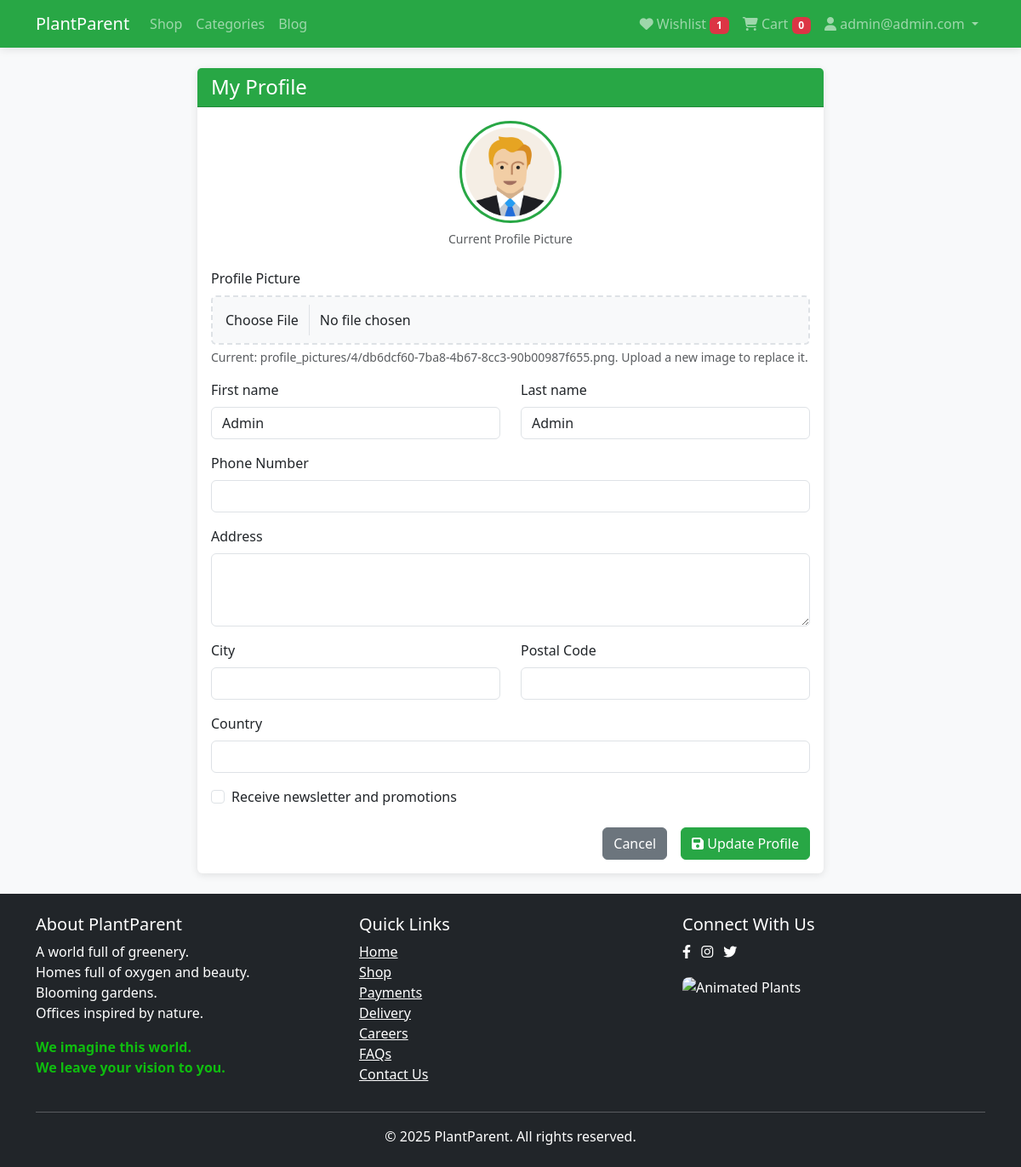
The app's page /accounts/profile/ (signed in) with its own data.
### accounts/models.py (models this page shows, shortened)
class User(AbstractUser):
    username = None
    email = models.EmailField(_('email address'), unique=True)
    phone = models.CharField(max_length=20, blank=True)
    address = models.TextField(blank=True)
    city = models.CharField(max_length=100, blank=True)
    postal_code = models.CharField(max_length=20, blank=True)
    country = models.CharField(max_length=100, blank=True)
    profile_picture = models.ImageField(
        upload_to=user_profile_picture_path,
        blank=True,
        null=True,
        validators=[validate_image_size, validate_image_format],
        help_text=_('Upload a profile picture (max 1MB, formats: JPG, PNG, GIF)')
    )
    receive_newsletter = models.BooleanField(default=False)
    USERNAME_FIELD = 'email'
    REQUIRED_FIELDS = []
    objects = UserManager()
    class Meta:
        permissions = [
            ("can_publish_post", "Can publish blog posts without approval"),
            ("can_edit_all_posts", "Can edit any blog post (not just own)"),
        ]
    class Meta:
        verbose_name = 'User'
        verbose_name_plural = 'Users'

### wishlist/models.py (models this page shows, shortened)
class Wishlist(models.Model):
    user = models.OneToOneField(
        settings.AUTH_USER_MODEL,
        on_delete=models.CASCADE,
        related_name='wishlist'
    )
    created_at = models.DateTimeField(auto_now_add=True)
    updated_at = models.DateTimeField(auto_now=True)

### cart/models.py (models this page shows, shortened)
class Cart(models.Model):
    user = models.OneToOneField(
        settings.AUTH_USER_MODEL,
        on_delete=models.CASCADE,
        related_name='cart'
    )
    created_at = models.DateTimeField(auto_now_add=True)
    updated_at = models.DateTimeField(auto_now=True)
    @property
    def total_quantity(self):
        print(sum(item.quantity for item in self.items.all()))
        return sum(item.quantity for item in self.items.all())

### accounts/views.py (the view)
# urls.py: path('profile/', views.profile_update, name='profile'),
@login_required
def profile_update(request):
    if request.method == 'POST':
        form = UserProfileForm(
            request.POST,
            request.FILES,
            instance=request.user
        )
        if form.is_valid():
            form.save()
            messages.success(request, 'Your profile has been updated successfully!')
            return redirect('accounts:profile')
        else:
            messages.error(request, 'Please correct the errors below.')
    else:
        form = UserProfileForm(instance=request.user)
    return render(request, 'accounts/profile.html', {'form': form})

### plantparent/context_processors.py (called while the page is built)
def cart_context(request):
    context = {}
    if request.user.is_authenticated:
        cart = Cart.objects.filter(user=request.user).first()
        context['cart'] = cart
    return context

def wishlist_context(request):
    context = {}
    if request.user.is_authenticated:
        wishlist, created = Wishlist.objects.get_or_create(user=request.user)
        context['wishlist'] = wishlist
    return context

### templates/accounts/profile.html (shortened to what this page needs)
{% extends 'base.html' %}
{% load crispy_forms_tags %}
{% block content %}
<div class="row">
    <div class="col-md-8 mx-auto">
        <div class="card">
            <div class="card-header bg-success text-white">
                <h4 class="mb-0">My Profile</h4>
            </div>
            <div class="card-body">
                {% if user.profile_picture %}
                <div class="text-center mb-4">
                    <img src="{{ user.profile_picture.url }}"
                         alt="Current Profile Picture"
                         class="img-thumbnail rounded-circle"
                         style="width: 120px; height: 120px; object-fit: cover;">
                    <p class="text-muted mt-2 small">Current Profile Picture</p>
                </div>
                {% endif %}
                <form method="post" enctype="multipart/form-data">
                    <div class="mb-3">
                        <label for="{{ form.profile_picture.id_for_label }}" class="form-label">
                            {{ form.profile_picture.label }}
                        </label>
                        {{ form.profile_picture }}
                        {% if form.profile_picture.help_text %}
                            <div class="form-text">{{ form.profile_picture.help_text }}</div>
                        {% endif %}
                    </div>
                    <div class="row">
                        <div class="col-md-6">
                            {{ form.first_name|as_crispy_field }}
                        </div>
                        <div class="col-md-6">
                            {{ form.last_name|as_crispy_field }}
                        </div>
                    </div>
                    {{ form.phone|as_crispy_field }}
                    {{ form.address|as_crispy_field }}
                    <div class="row">
                        <div class="col-md-6">
                            {{ form.city|as_crispy_field }}
                        </div>
                        <div class="col-md-6">
                            {{ form.postal_code|as_crispy_field }}
                        </div>
                    </div>
                    {{ form.country|as_crispy_field }}
                    {{ form.receive_newsletter|as_crispy_field }}
                    <div class="d-grid gap-2 d-md-flex justify-content-md-end mt-4">
                        <a href="{% url 'accounts:profile' %}" class="btn btn-secondary me-md-2">Cancel</a>
                        <button type="submit" class="btn btn-success">
                            <i class="fas fa-save"></i> Update Profile
                        </button>
                    </div>
                </form>
            </div>
        </div>
    </div>
</div>
{% endblock %}

### templates/base.html (shortened to what this page needs)
<!DOCTYPE html>
<html lang="en">
<head>
    <link href="https://cdnjs.cloudflare.com/ajax/libs/font-awesome/6.4.0/css/all.min.css" rel="stylesheet">
    <link rel="stylesheet" href="https://cdnjs.cloudflare.com/ajax/libs/animate.css/4.1.1/animate.min.css" />
    <link href="https://cdn.jsdelivr.net/npm/bootstrap@5.3.0/dist/css/bootstrap.min.css" rel="stylesheet">
    <link rel="stylesheet" href="https://cdnjs.cloudflare.com/ajax/libs/font-awesome/6.4.0/css/all.min.css">
</head>
<body>
    <nav class="navbar navbar-expand-lg navbar-dark bg-success">
        <div class="container">
            <a class="navbar-brand" href="{% url 'products:home' %}">PlantParent</a>
            <div class="collapse navbar-collapse" id="navbarNav">
                <ul class="navbar-nav me-auto">
                    <li class="nav-item">
                        <a class="nav-link" href="{% url 'products:list' %}">Shop</a>
                    </li>
                    <li class="nav-item">
                        <a class="nav-link" href="{% url 'products:categories' %}">Categories</a>
                    </li>
                    <li class="nav-item">
                        <a class="nav-link" href="{% url 'blog:post_list' %}">Blog</a>
                    </li>
                </ul>
                <ul class="navbar-nav">
                    <li class="nav-item">
                        <a class="nav-link" href="{% url 'wishlist:view' %}">
                            <i class="fas fa-heart"></i> Wishlist
                            <span class="badge bg-danger" id="wishlist-count">
                                {% if request.user.is_authenticated %}{{ request.user.wishlist.items.count }}{% else %}0{% endif %}
                            </span>
                        </a>
                    </li>
                    <li class="nav-item">
                        <a class="nav-link" href="{% url 'cart:view' %}">
                            <i class="fas fa-shopping-cart"></i> Cart
                            <span class="badge bg-danger" id="cart-count">
                                {% if cart %}{{ cart.total_quantity }}{% else %}0{% endif %}
                            </span>
                        </a>
                    </li>
                    {% if user.is_authenticated %}
                    <li class="nav-item dropdown">
                        <a class="nav-link dropdown-toggle" href="#" id="navbarDropdown" role="button" data-bs-toggle="dropdown">
                            <i class="fas fa-user"></i> {{ user.email }}
                        </a>
                    </li>
                    {% endif %}
                </ul>
            </div>
        </div>
    </nav>
    <main class="container my-4">
        {% block content %}{% endblock %}
    </main>
    <footer class="bg-dark text-white py-4 mt-0">
        <div class="container">
            <div class="row">
                <div class="col-md-4">
                    <h5>About PlantParent</h5>
                    <p>A world full of greenery. <br>
                       Homes full of oxygen and beauty. <br>
                       Blooming gardens. <br>
                       Offices inspired by nature. <br></p>
                    <p style="color: #0fbd0f;">
                        <b>We imagine this world.</b><br>
                        <b>We leave your vision to you.</b>
                    </p>
                </div>
                <div class="col-md-4">
                    <h5>Quick Links</h5>
                    <ul class="list-unstyled">
                        <li><a href="{% url 'products:home' %}" class="text-white">Home</a></li>
                        <li><a href="{% url 'products:list' %}" class="text-white">Shop</a></li>
                        <li><a href="#" class="text-white">Payments</a></li>
                        <li><a href="#" class="text-white">Delivery</a></li>
                        <li><a href="#" class="text-white">Careers</a></li>
                        <li><a href="#" class="text-white">FAQs</a></li>
                        <li><a href="#" class="text-white">Contact Us</a></li>
                    </ul>
                </div>
                <div class="col-md-4" >
                    <h5>Connect With Us</h5>
                    <a href="#" class="text-white me-2"><i class="fab fa-facebook-f"></i></a>
                    <a href="#" class="text-white me-2"><i class="fab fa-instagram"></i></a>
                    <a href="#" class="text-white me-2"><i class="fab fa-twitter"></i></a>
                    <div class="mt-3">
                        <img src="https://mir-s3-cdn-cf.behance.net/project_modules/max_632/a5364778036023.5c9a9814218f1.gif"
                             alt="Animated Plants"
                             style="width: 180px; border-radius: 8px;">
                    </div>
                </div>
            </div>
            <hr>
            <div class="text-center">
                <p class="mb-0">&copy; 2025 PlantParent. All rights reserved.</p>
            </div>
        </div>
    </footer>
</body>
</html>

### templates/base.html (style rules this page uses)
body { font-family: 'Segoe UI', Tahoma, Geneva, Verdana, sans-serif; background-color: #f8f9fa; }
.card { transition: transform 0.3s ease, box-shadow 0.3s ease; border: none; box-shadow: 0 2px 10px rgba(0, 0, 0, 0.1); }
.bg-success { background-color: #28a745 !important; }
.btn-success { background-color: #28a745; border-color: #28a745; }
.navbar { box-shadow: 0 2px 10px rgba(0, 0, 0, 0.1); }
footer { margin-top: 50px; }

### templates/accounts/profile.html (style rules this page uses)
.form-control[type="file"] { border: 2px dashed #dee2e6; padding: 15px; text-align: center; background-color: #f8f9fa; transition: all 0.3s ease; }
.img-thumbnail { border: 3px solid #28a745; transition: all 0.3s ease; }

### records on screen
User: user.wishlist.items.count "1", email "admin@admin.com", profile_picture (picture), first_name "Admin", last_name "Admin"
Cart: total_quantity "0"
